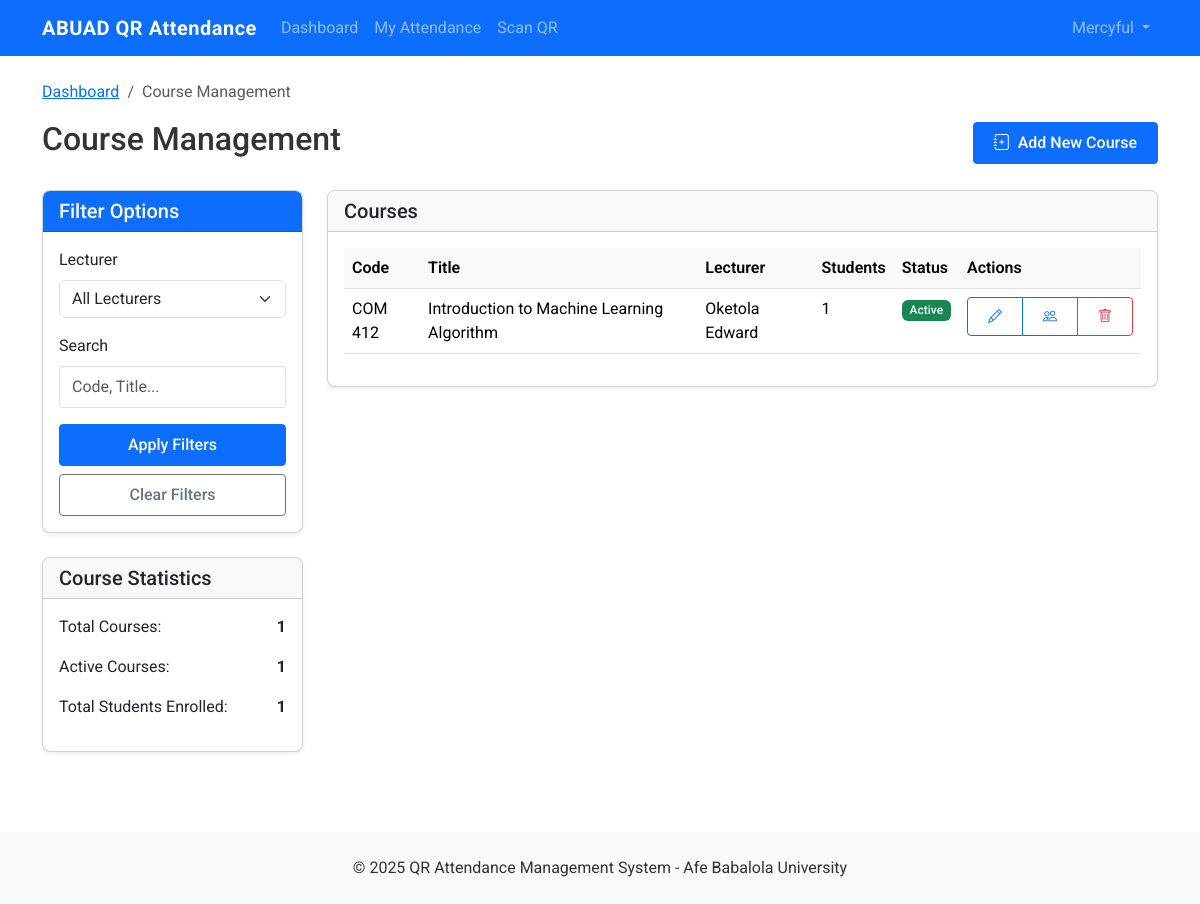
The app's page /course/manage/ (signed in) with its own data.
### accounts/models.py (models this page shows, shortened)
class User(AbstractUser):
    USER_TYPE_CHOICES = (
        ('admin', 'Admin'),
        ('lecturer', 'Lecturer'),
        ('student', 'Student'),
    )
    user_type = models.CharField(max_length=10, choices=USER_TYPE_CHOICES, default='student')
    department = models.CharField(max_length=100, blank=True, null=True)
    matric_number = models.CharField(max_length=20, blank=True, null=True)
    profile_picture = models.ImageField(upload_to='profile_pics/', blank=True, null=True)

### core/models.py (models this page shows, shortened)
class Course(models.Model):
    code = models.CharField(max_length=20, unique=True)
    title = models.CharField(max_length=200)
    description = models.TextField(blank=True, null=True)
    lecturer = models.ForeignKey(
        settings.AUTH_USER_MODEL,
        on_delete=models.CASCADE,
        related_name='courses',
        limit_choices_to={'user_type': 'lecturer'}
    )
    students = models.ManyToManyField(
        settings.AUTH_USER_MODEL,
        related_name='enrolled_courses',
        limit_choices_to={'user_type': 'student'},
        blank=True
    )
    created_at = models.DateTimeField(auto_now_add=True)
    updated_at = models.DateTimeField(auto_now=True)
    is_active = models.BooleanField(default=True)  # Add this line
    class Meta:
        ordering = ['code']

### core/view_management.py (the view, shortened to what this page needs)
# urls.py: path('course/manage/', views.course_management, name='course_management'),
@login_required
def course_management(request):
    selected_lecturer = request.GET.get('lecturer', '')
    search_query = request.GET.get('search', '')
    courses = Course.objects.all()
    if selected_lecturer:
        courses = courses.filter(lecturer_id=selected_lecturer)
    if search_query:
        courses = courses.filter(
            Q(code__icontains=search_query) |
            Q(title__icontains=search_query)
        )
    paginator = Paginator(courses, 10)  # Show 10 courses per page
    page_number = request.GET.get('page')
    page_obj = paginator.get_page(page_number)
    lecturers = User.objects.filter(user_type='lecturer')
    total_courses = Course.objects.count()
    active_courses = Course.objects.filter(is_active=True).count()
    total_enrollments = sum(course.students.count() for course in courses)
    context = {
        'courses': page_obj,
        'lecturers': lecturers,
        'total_courses': total_courses,
        'active_courses': active_courses,
        'total_enrollments': total_enrollments,
        'selected_lecturer': selected_lecturer,
        'search_query': search_query,
        'is_paginated': page_obj.has_other_pages(),
        'page_obj': page_obj,
    }
    return render(request, 'core/management/course_management.html', context)

### templates/core/management/course_management.html (shortened to what this page needs)
{% extends 'base.html' %}
{% load django_bootstrap5 %}
{% block content %}
<div class="row">
    <div class="col-md-12 mb-4">
        <nav aria-label="breadcrumb">
            <ol class="breadcrumb">
                <li class="breadcrumb-item"><a href="{% url 'dashboard' %}">Dashboard</a></li>
                <li class="breadcrumb-item active" aria-current="page">Course Management</li>
            </ol>
        </nav>
        <div class="d-flex justify-content-between align-items-center">
            <h2>Course Management</h2>
            <div>
                <button type="button" class="btn btn-primary" data-bs-toggle="modal" data-bs-target="#createCourseModal">
                    <i class="bi bi-journal-plus me-1"></i> Add New Course
                </button>
            </div>
        </div>
    </div>
</div>
<div class="row">
    <div class="col-md-3 mb-4">
        <div class="card shadow-sm">
            <div class="card-header bg-primary text-white">
                <h5 class="mb-0">Filter Options</h5>
            </div>
            <div class="card-body">
                <form method="get" action="{% url 'course_management' %}">
                    <div class="mb-3">
                        <label for="lecturer" class="form-label">Lecturer</label>
                        <select class="form-select" id="lecturer" name="lecturer">
                            <option value="">All Lecturers</option>
                        </select>
                    </div>
                    <div class="mb-3">
                        <label for="search" class="form-label">Search</label>
                        <input type="text" class="form-control" id="search" name="search" placeholder="Code, Title..." value="{{ search_query }}">
                    </div>
                    <div class="d-grid gap-2">
                        <button type="submit" class="btn btn-primary">Apply Filters</button>
                        <a href="{% url 'course_management' %}" class="btn btn-outline-secondary">Clear Filters</a>
                    </div>
                </form>
            </div>
        </div>
        <div class="card shadow-sm mt-4">
            <div class="card-header bg-light">
                <h5 class="mb-0">Course Statistics</h5>
            </div>
            <div class="card-body">
                <div class="mb-3">
                    <div class="d-flex justify-content-between">
                        <span>Total Courses:</span>
                        <strong>{{ total_courses }}</strong>
                    </div>
                </div>
                <div class="mb-3">
                    <div class="d-flex justify-content-between">
                        <span>Active Courses:</span>
                        <strong>{{ active_courses }}</strong>
                    </div>
                </div>
                <div class="mb-3">
                    <div class="d-flex justify-content-between">
                        <span>Total Students Enrolled:</span>
                        <strong>{{ total_enrollments }}</strong>
                    </div>
                </div>
            </div>
        </div>
    </div>
    <div class="col-md-9 mb-4">
        <div class="card shadow-sm">
            <div class="card-header bg-light">
                <h5 class="mb-0">Courses</h5>
            </div>
            <div class="card-body">
                {% if courses %}
                    <div class="table-responsive">
                        <table class="table table-hover">
                            <thead>
                                <tr>
                                    <th>Code</th>
                                    <th>Title</th>
                                    <th>Lecturer</th>
                                    <th>Students</th>
                                    <th>Status</th>
                                    <th>Actions</th>
                                </tr>
                            </thead>
                            <tbody>
                                {% for course in courses %}
                                <tr>
                                    <td>{{ course.code }}</td>
                                    <td>{{ course.title }}</td>
                                    <td>{{ course.lecturer.get_full_name }}</td>
                                    <td>{{ course.students.count }}</td>
                                    <td>
                                        {% if course.is_active %}
                                            <span class="badge bg-success">Active</span>
                                        {% else %}
                                            <span class="badge bg-secondary">Inactive</span>
                                        {% endif %}
                                    </td>
                                    <td>
                                        <div class="btn-group btn-group-sm" role="group">
                                            <button type="button" class="btn btn-outline-primary edit-course-btn"
                                                    data-bs-toggle="modal" data-bs-target="#editCourseModal"
                                                    data-course-id="{{ course.id }}"
                                                    data-code="{{ course.code }}"
                                                    data-title="{{ course.title }}"
                                                    data-description="{{ course.description }}"
                                                    data-lecturer-id="{{ course.lecturer.id }}"
                                                    data-is-active="{{ course.is_active|yesno:'true,false' }}"
                                                    title="Edit Course">
                                                <i class="bi bi-pencil"></i>
                                            </button>
                                            <button type="button" class="btn btn-outline-primary manage-students-btn"
                                                    data-bs-toggle="modal" data-bs-target="#manageStudentsModal"
                                                    data-course-id="{{ course.id }}"
                                                    data-course-title="{{ course.title }}"
                                                    title="Manage Students">
                                                <i class="bi bi-people"></i>
                                            </button>
                                            <button type="button" class="btn btn-outline-danger delete-course-btn"
                                                    data-bs-toggle="modal" data-bs-target="#deleteCourseModal"
                                                    data-course-id="{{ course.id }}"
                                                    data-course-title="{{ course.title }}"
                                                    title="Delete Course">
                                                <i class="bi bi-trash"></i>
                                            </button>
                                        </div>
                                    </td>
                                </tr>
                                {% endfor %}
                            </tbody>
                        </table>
                    </div>
                {% else %}
                    <p class="text-center text-muted">No courses found matching the selected criteria.</p>
                {% endif %}
            </div>
        </div>
    </div>
</div>
{% endblock %}

### templates/base.html (shortened to what this page needs)
{% load django_bootstrap5 %}
{% load static %}
<!DOCTYPE html>
<html lang="en">
<head>
    {% bootstrap_css %}
    <link rel="stylesheet" href="https://cdn.jsdelivr.net/npm/bootstrap-icons@1.11.0/font/bootstrap-icons.css">
    <link rel="stylesheet" href="{% static 'css/custom.css' %}">
</head>
<body>
    <nav class="navbar navbar-expand-lg navbar-dark bg-primary">
        <div class="container">
            <a class="navbar-brand" href="/">ABUAD QR Attendance</a>
            <div class="collapse navbar-collapse" id="navbarNav">
                <ul class="navbar-nav me-auto">
                    {% if user.is_authenticated %}
                        <li class="nav-item">
                            <a class="nav-link" href="{% url 'dashboard' %}">Dashboard</a>
                        </li>
                        {% if user.user_type == 'lecturer' %}
                            <li class="nav-item">
                                <a class="nav-link" href="{% url 'course_list' %}">My Courses</a>
                            </li>
                            <li class="nav-item">
                                <a class="nav-link" href="{% url 'generate_qrcode' %}">Generate QR</a>
                            </li>
                        {% elif user.user_type == 'student' %}
                            <li class="nav-item">
                                <a class="nav-link" href="{% url 'attendance_list' %}">My Attendance</a>
                            </li>
                            <li class="nav-item">
                                <a class="nav-link" href="{% url 'scan_qrcode' %}">Scan QR</a>
                            </li>
                        {% endif %}
                    {% endif %}
                </ul>
                <ul class="navbar-nav">
                    {% if user.is_authenticated %}
                        <li class="nav-item dropdown">
                            <a class="nav-link dropdown-toggle" href="#" id="navbarDropdown" role="button" data-bs-toggle="dropdown" aria-expanded="false">
                                {{ user.username }}
                            </a>
                        </li>
                    {% endif %}
                </ul>
            </div>
        </div>
    </nav>
    <div class="container main-content py-4">
        {% block content %}{% endblock %}
    </div>
    <footer class="footer text-center">
        <div class="container">
            <p class="mb-0">&copy; {% now "Y" %} QR Attendance Management System - Afe Babalola University</p>
        </div>
    </footer>
</body>
</html>

### static/css/custom.css (style rules this page uses)
body { font-family: 'Roboto', sans-serif; color: #333; }
.navbar-brand { font-weight: 700; letter-spacing: 0.5px; }
.card { border-radius: 0.5rem; overflow: hidden; transition: all 0.3s ease; }
.card-header { font-weight: 600; }
.btn { border-radius: 0.25rem; padding: 0.5rem 1.25rem; font-weight: 500; }
.btn-primary { background-color: #0d6efd; border-color: #0d6efd; }
.form-control { border-radius: 0.25rem; padding: 0.5rem 0.75rem; }
.table th { font-weight: 600; background-color: #f8f9fa; }
.badge { font-weight: 500; padding: 0.35em 0.65em; }
.footer { background-color: #f8f9fa; padding: 1.5rem 0; margin-top: 2rem; }

### records on screen
User: username "Mercyful"
Course: code "COM 412", title "Introduction to Machine Learning Algorithm", lecturer.get_full_name "Oketola Edward", students.count "1", is_active "Active"

### other values on screen
{{ total_courses }} "1"
{{ active_courses }} "1"
{{ total_enrollments }} "1"
